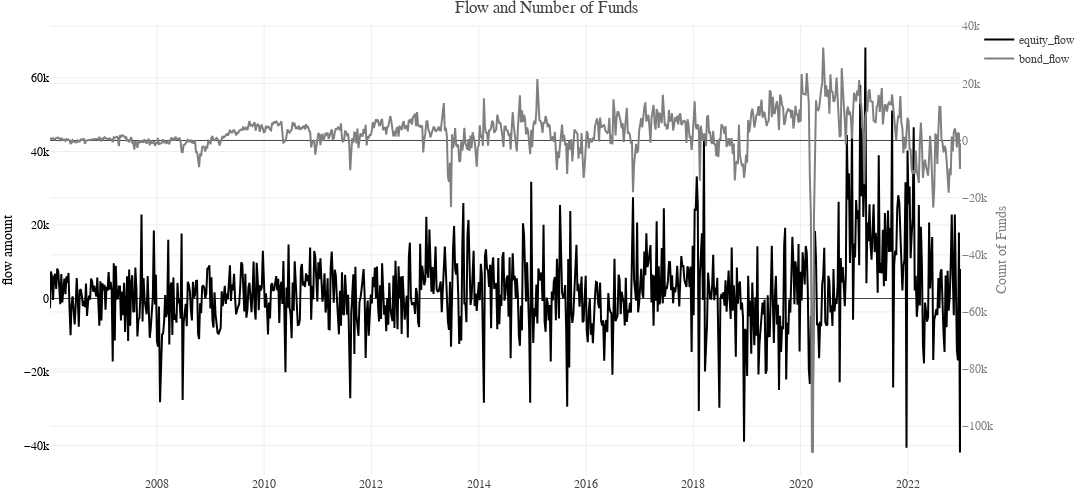

The code cell stored with this chart in its notebook:
### Code cell
update_epfr_data = epfr_data[epfr_data['t_date']>=dt.datetime(2006,1,1)].copy()

plot_df = update_epfr_data.copy()

fig = go.Figure()

fig.add_trace(
    go.Scatter( x=plot_df['t_date'],
                y=plot_df['equity_flow'],
                name = 'equity_flow',
                yaxis="y",))

fig.add_trace(
    go.Scatter(x=plot_df['t_date'],
                y=plot_df['bond_flow'],
                name = 'bond_flow',
                yaxis="y2",))

fig.update_layout(template=temp,
                  title='Flow and Number of Funds', 
                  hovermode='closest',
                  margin=dict(l=50, r=50, t=25, b=25),
                  height=500, 
                  width=1300, 
                  showlegend=True,

                xaxis=dict(domain=[0.65, 0.35]),

                yaxis = dict(title="flow amount",
                            titlefont=dict(color="black"),
                            tickfont=dict(color="black")),
                
                yaxis2 = dict(title="Count of Funds",
                            titlefont=dict(color="gray"),
                            tickfont=dict(color="gray"),
                            overlaying="y", # specifyinfg y - axis has to be separated
                            side="right",), # specifying the side the axis should be present
    )


# fig.update_traces(textposition="top right")
fig.data[0].line.color = "Black"
fig.data[1].line.color = "Gray"
fig.show()

### Figure 1 — Plotly figure (JSON) as saved in the notebook; plotly's stock layout.template omitted (floating-point values rounded to 4 significant figures; data arrays with more than 128 entries replaced by an {"elided": "..."} marker saying what was removed)
{"data": [{"line": {"color": "Black"}, "name": "equity_flow", "type": "scatter", "x": {"elided": "887 str values"}, "y": {"elided": "887 float values"}, "yaxis": "y"}, {"line": {"color": "Gray"}, "name": "bond_flow", "type": "scatter", "x": {"elided": "887 str values"}, "y": {"elided": "887 float values"}, "yaxis": "y2"}], "layout": {"height": 500, "hovermode": "closest", "margin": {"b": 25, "l": 50, "r": 50, "t": 25}, "showlegend": true, "title": {"text": "Flow and Number of Funds"}, "width": 1300, "xaxis": {"domain": [0.65, 0.35]}, "yaxis": {"tickfont": {"color": "black"}, "title": {"font": {"color": "black"}, "text": "flow amount"}}, "yaxis2": {"overlaying": "y", "side": "right", "tickfont": {"color": "gray"}, "title": {"font": {"color": "gray"}, "text": "Count of Funds"}}}}
